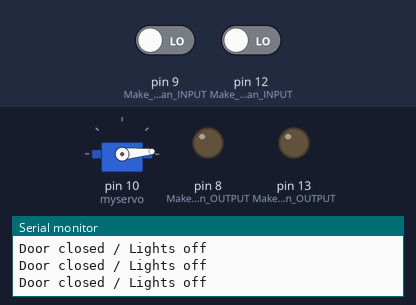
This sketch was run on a simulated Arduino Uno, built with avr-gcc and run on an emulated ATmega328P. On the bench: servo, output pins drawn as LEDs (lit = HIGH), the last lines printed to the serial monitor. Dashed ring = blinking. Inputs (shaded band) come from the test bench; at power-on: pin 9 (Make_the_9_pin_an_INPUT) LOW, pin 12 (Make_the_12_pin_an_INPUT) LOW.

Above: at 1.2 s.
1.3 s: pin 9 (Make_the_9_pin_an_INPUT) driven HIGH
At 2.6 s:
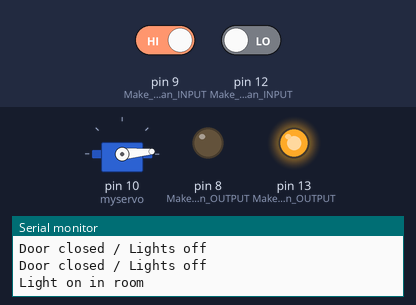
4.3 s: pin 12 (Make_the_12_pin_an_INPUT) driven HIGH
At 6.2 s:
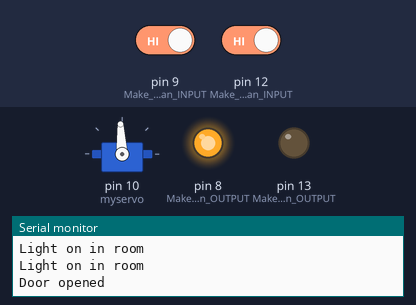
7.3 s: pin 9 (Make_the_9_pin_an_INPUT) driven LOW and pin 12 (Make_the_12_pin_an_INPUT) driven LOW
At 8.9 s:
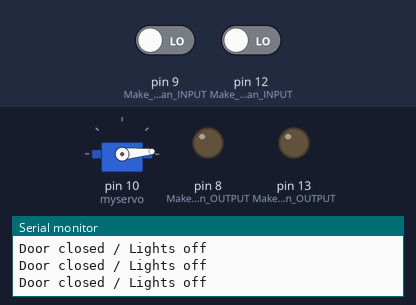
10.3 s: pin 12 (Make_the_12_pin_an_INPUT) driven HIGH
At 11.6 s:
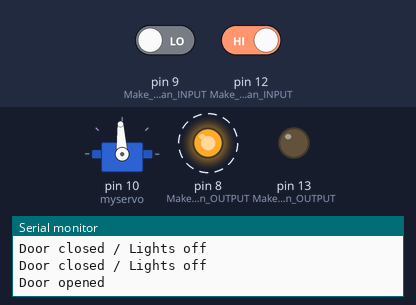
Timing chart, 0 to 63.8 s (numbered marks = the images above; inputs shaded):
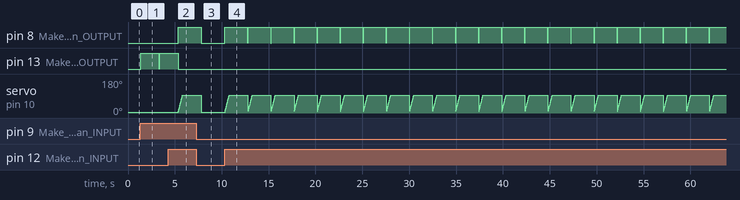

The sketch:

SMART_BUILDING_USING_PIR.ino
```cpp
#include <Servo.h>  // Include the Servo Library
Servo myservo;  // Create servo object to control a servo

bool Open_Door_1;
bool Open_Door_2;

void setup()
{
  pinMode(12, INPUT);  // Make the 12 pin an INPUT (PIR sensor 1)
  pinMode(9, INPUT);   // Make the 9 pin an INPUT (PIR sensor 2)
  pinMode(8, OUTPUT);  // Make the 8 pin an OUTPUT (LED 1)
  pinMode(13, OUTPUT); // Make the 13 pin an OUTPUT (LED 2)

  myservo.attach(10);  // Attaches the servo on pin 10
  myservo.write(5);    // Tell servo to go to position

  Serial.begin(9600);  // Initialize serial communication
}

void loop()
{
  int PIR_State_1 = digitalRead(12);  // Read the input pin for PIR sensor 1
  int PIR_State_2 = digitalRead(9);   // Read the input pin for PIR sensor 2

  if (PIR_State_1 == HIGH)   // Check if PIR Sensor 1 Detected Motion
  {
    Open_Door_1 = true;
    Open_Door_2 = false;
    Serial.println("Door opened");  // Print message to virtual terminal
    delay(10);  // 1-second delay
  }
  else if (PIR_State_2 == HIGH)   // Check if PIR Sensor 2 Detected Motion
  {
    Open_Door_1 = false;
    Open_Door_2 = true;
    Serial.println("Light on in room");  // Print message to virtual terminal
    delay(10);  // 1-second delay
  }
  else
  {
    Open_Door_1 = false;
    Open_Door_2 = false;
    digitalWrite(8, LOW);   // Turn OFF LED 1
    digitalWrite(13, LOW);  // Turn OFF LED 2
    myservo.write(5); // Tell servo to go to position
    Serial.println("Door closed / Lights off");  // Print message to virtual terminal
    delay(10);  // 1-second delay
  }

  if (Open_Door_1)
  {
    digitalWrite(8, HIGH);  // Turn ON LED 1

    for (int pos = 5; pos <= 93; pos++) // Goes from 0 degrees to 90 degrees
    {
      myservo.write(pos); // Tell servo to go to position in variable 'pos'
      delay(5);   // Waits 5ms for the servo to reach the position
    }

    // Increase LED blinking time to 10 seconds (10000 milliseconds)
    delay(2000);

    digitalWrite(8, LOW);   // Turn OFF LED 1
    myservo.write(15);      // Return servo to the initial position
  }

  if (Open_Door_2)
  {
    digitalWrite(13, HIGH); // Turn ON LED 2

    // Increase LED blinking time to 10 seconds (10000 milliseconds)
    delay(2000);

    digitalWrite(13, LOW);  // Turn OFF LED 2
  }
}
```

Measured:
- after the input at 1.3 s, pin 13 (Make_the_13_pin_an_OUTPUT): LOW → HIGH at once, → LOW 2.0 s later, → HIGH 0.01 s later
- after the input at 4.3 s, pin 8 (Make_the_8_pin_an_OUTPUT): LOW → HIGH after 1.1 s; pin 13 (Make_the_13_pin_an_OUTPUT): goes on until 5.4 s, then stays LOW; servo on pin 10 (myservo): moves from 5° to 93° over 0.44 s, starting after 1.1 s
- after the input at 7.3 s, pin 8 (Make_the_8_pin_an_OUTPUT): goes on until 7.8 s, then stays LOW
